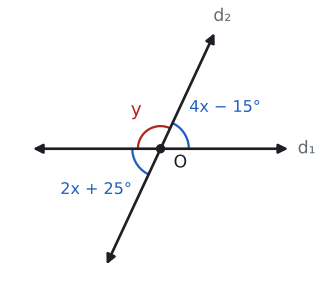

Generate this figure with Python:
import sys; sys.path.insert(0, "tools")
from cizim import *

def yon(d): return np.array([np.cos(np.radians(d)), np.sin(np.radians(d))])
O = np.array([0.0, 0.0])
def isin(ax, d, ad="", L=2.3, renk=YAZI, ls="-", dxy=(0, 0)):
    P = O + L * yon(d)
    ax.annotate("", xy=P, xytext=O, arrowprops=dict(arrowstyle="-|>", color=renk, lw=2, ls=ls, mutation_scale=14))
    if ad: ax.text(*(P + 0.25 * yon(d) + np.array(dxy)), ad, color=renk, ha="center", va="center", fontsize=13)
def dogru(ax, d, ad="", L=2.3):
    P, Q = O + L * yon(d), O - L * yon(d)
    ax.annotate("", xy=P, xytext=Q, arrowprops=dict(arrowstyle="<|-|>", color=YAZI, lw=2, mutation_scale=14))
    if ad: ax.text(*(P + 0.28 * yon(d)), ad, color=SOLUK, ha="center", va="center")
def yay(ax, a1, a2, r, ad="", renk=MAVI, rr=None, centik=0, fs=12):
    ax.add_patch(patches.Arc(O, 2 * r, 2 * r, theta1=a1, theta2=a2, color=renk, lw=1.7))
    m = (a1 + a2) / 2
    for k in range(centik):
        t = np.radians(m + (k - (centik - 1) / 2) * 5)
        ax.plot([(r - 0.09) * np.cos(t), (r + 0.09) * np.cos(t)], [(r - 0.09) * np.sin(t), (r + 0.09) * np.sin(t)], color=renk, lw=1.5)
    if ad:
        rr = rr if rr is not None else r + 0.4
        ax.text(*(rr * yon(m)), ad, color=renk, fontsize=fs, ha="center", va="center")
def kose(ax, ad="O", dxy=(0, -0.35)):
    ax.plot(*O, "o", color=YAZI, markersize=6); ax.text(dxy[0], dxy[1], ad, ha="center", va="center", fontsize=13)

# Soru 3: iki doğru; 4x−15 = 2x+25 ters açılar (x=20, 65°); y komşu açı = 115°.
fig, ax = sekil(5, 3.6); ax.set_aspect("equal"); ax.axis("off")
dogru(ax, 0, "d₁"); dogru(ax, 65, "d₂")
ax.plot(*O, "o", color=YAZI, markersize=6); ax.text(0.35, -0.25, "O", ha="center", va="center", fontsize=13)
yay(ax, 0, 65, 0.5, "4x − 15°", renk=MAVI, rr=1.35)
yay(ax, 180, 245, 0.5, "2x + 25°", renk=MAVI, rr=1.35)
yay(ax, 65, 180, 0.4, "y", renk=KIRMIZI, rr=0.8, fs=14)
ax.set_xlim(-2.7, 2.7); ax.set_ylim(-2.3, 2.4)
kaydet(fig, __file__)
